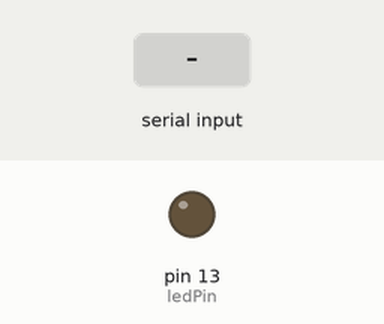
The sketch below on a simulated Arduino Uno, built with avr-gcc and run on an emulated ATmega328P. Parts: output pins drawn as LEDs (lit = HIGH). The test bench sets the inputs (shaded band). What the sketch prints to the serial monitor is not drawn.

Above: at 1.2 s.
1.3 s: "led 13" received over Serial
At 3.0 s:
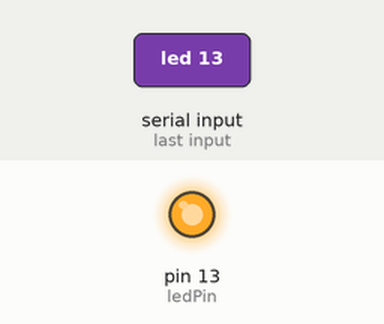
Timing chart, 0 to 4.5 s (numbered marks = the images above; inputs shaded):
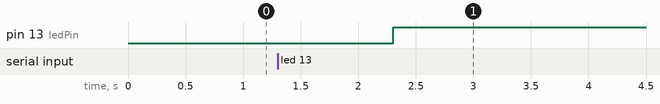

The sketch:

Led.ino
```cpp
const int ledPin = 13;

bool ledEtat = false;

void setup() {
  Serial.begin(9600);

  pinMode(ledPin, OUTPUT);


}

void loop() {
  if (Serial.available()>0){
    String ledCommand = Serial.readString();

    if (ledCommand == "led 13"){
       if (ledEtat == false){
        digitalWrite(ledPin, HIGH);
        ledEtat= true;

        Serial.print("B0.bco=1024");
        Serial.write (0xFF);
        Serial.write (0xFF);
        Serial.write (0xFF);

        Serial.print("B0.txt=\"Led 13 ON\"");
        Serial.write (0xFF);
        Serial.write (0xFF);
        Serial.write (0xFF);
        }
        else{
            digitalWrite(ledPin, LOW);

            Serial.print("B0.bco=63488");
            Serial.write (0xFF);
            Serial.write (0xFF);
            Serial.write (0xFF);

            Serial.print("B0.txt=\"Led 13 OFF\"");
            Serial.write (0xFF);
            Serial.write (0xFF);
            Serial.write (0xFF);

            ledEtat= false;
            }


  }
  delay (100);
}
}
```

Measured:
- after the input at 1.3 s, pin 13 (ledPin): LOW → HIGH after 1.0 s
